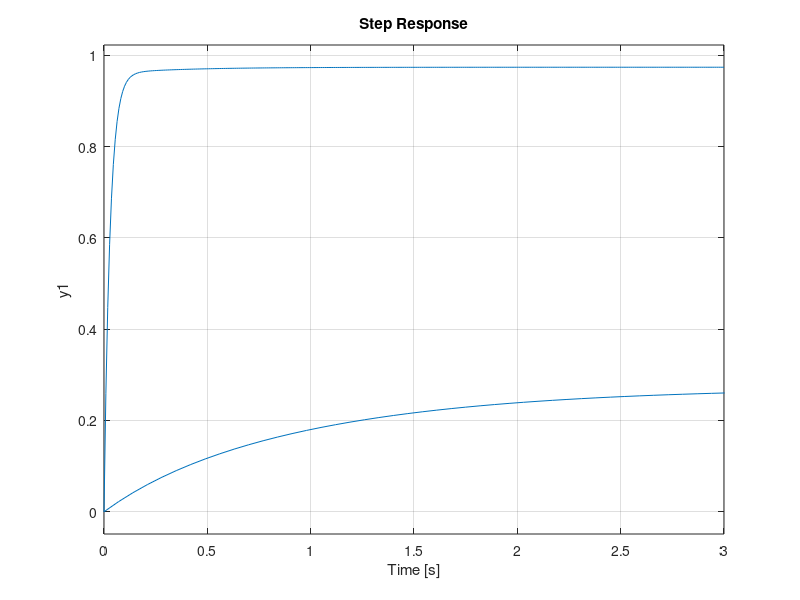

Here is the MATLAB script that generated this plot:
clear all
clc
% ubah persamaan di sini, cukup koef aja gess
num = [1 3]       %num = pembilang transfer function
denum = [3 13 8] %denum = penyebut transfer function
Gp = tf(num,denum)
H = [1]
M = feedback(Gp, H)
step(M)
hold on
%%
%Kp = 100
%Ki = 2
%Kd = 0
Kp = 100
Ki = 0
Kd = 0
Gc = pid(Kp,Ki,Kd)
Mc = feedback(Gc*Gp, H)
step(Mc)
grid on